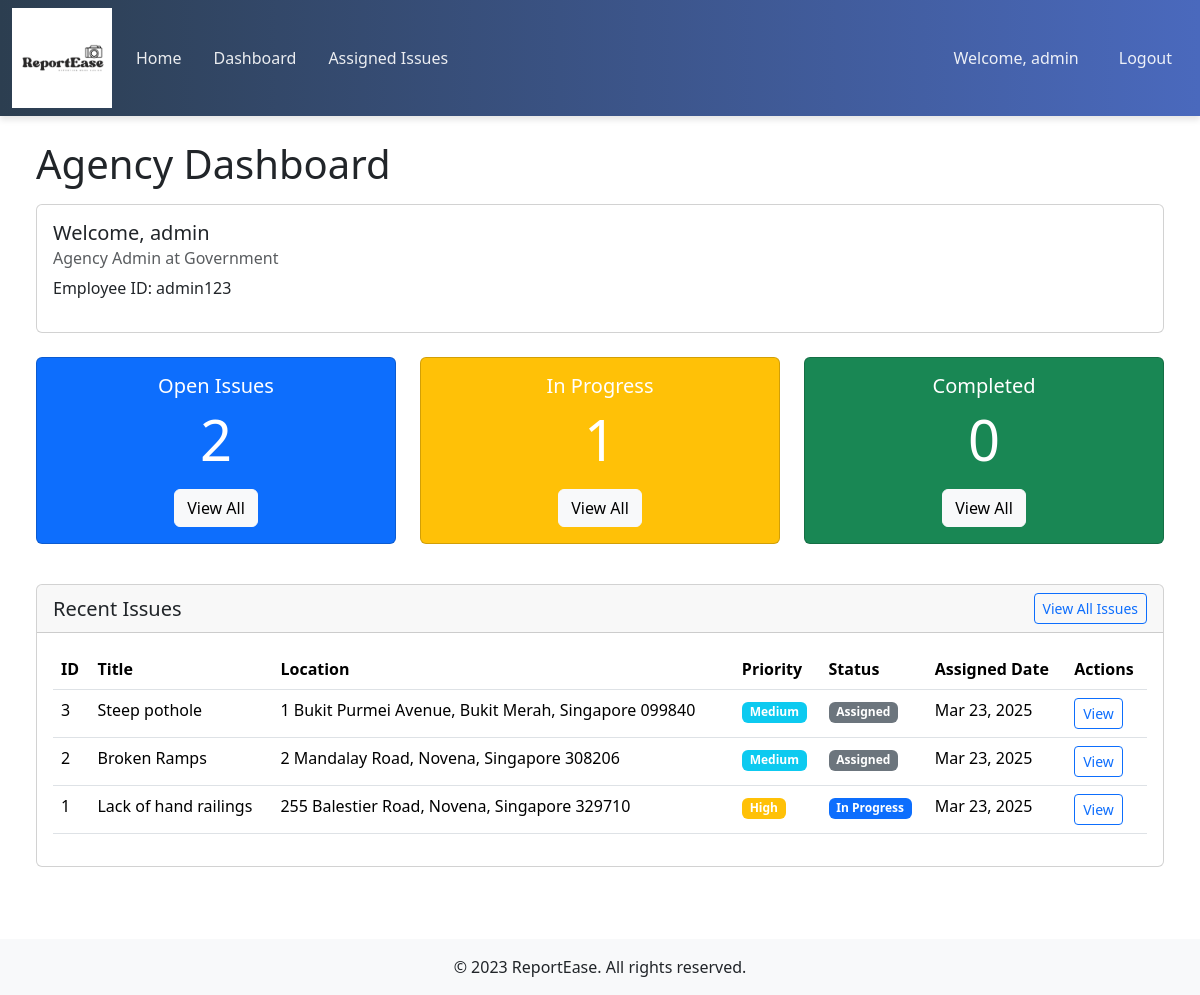
The app's page /agency/dashboard/ (signed in), older data.
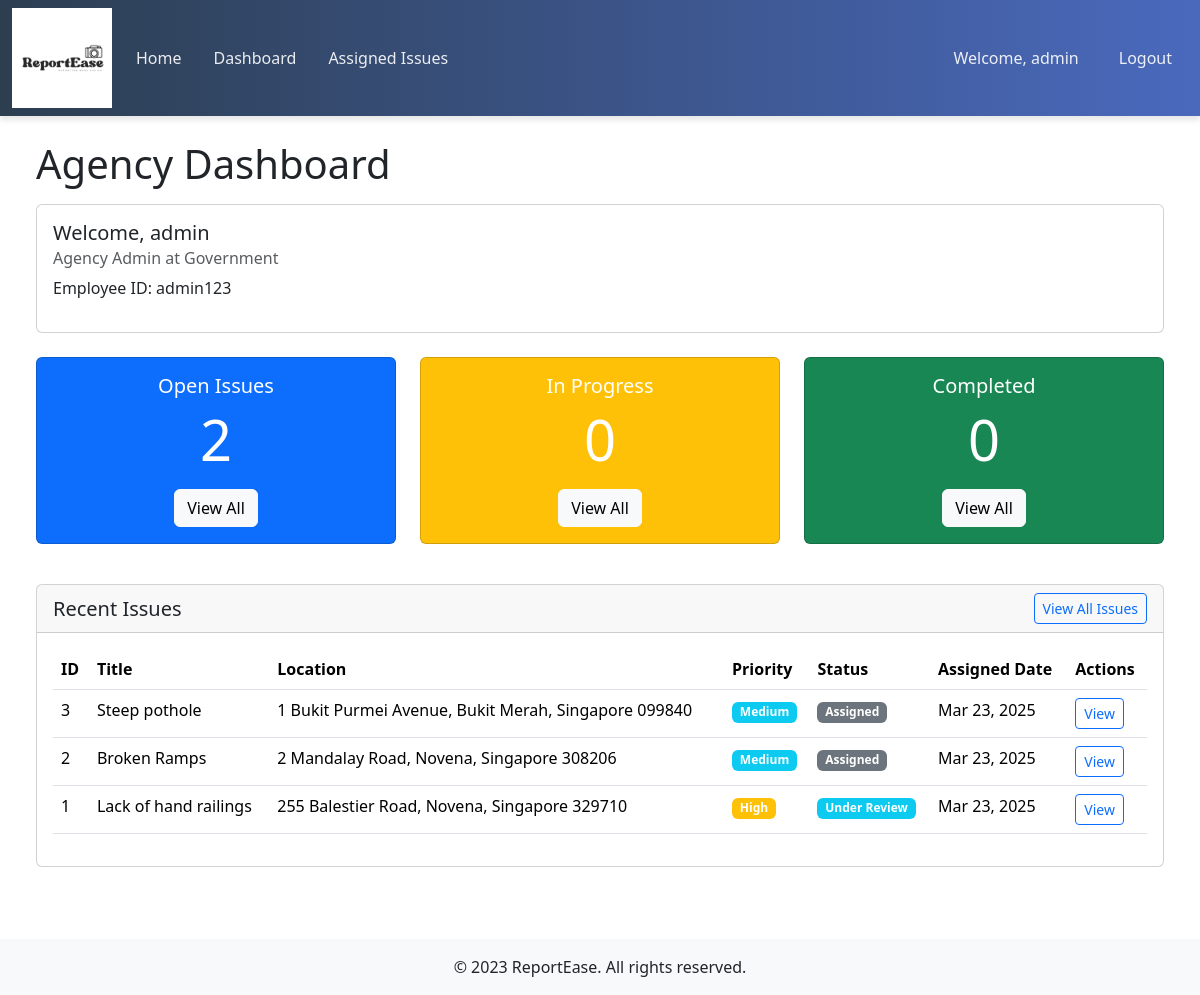
The same page, newer data.
### fypapp/models.py (models this page shows, shortened)
class IssueAssignment(models.Model):
    STATUS_CHOICES = [
        ('assigned', 'Assigned'),
        ('in_progress', 'In Progress'),
        ('under_review', 'Under Review'),
        ('completed', 'Completed'),
        ('rejected', 'Rejected')
    ]
    issue = models.ForeignKey(AccessibilityIssue, on_delete=models.CASCADE, related_name='assignments')
    agency = models.ForeignKey(Agency, on_delete=models.CASCADE, related_name='assigned_issues')
    assigned_to = models.ForeignKey(StaffProfile, on_delete=models.SET_NULL, null=True, blank=True, related_name='assignments')
    assigned_at = models.DateTimeField(auto_now_add=True)
    updated_at = models.DateTimeField(auto_now=True)
    status = models.CharField(max_length=20, choices=STATUS_CHOICES, default='assigned')
    estimated_completion = models.DateField(null=True, blank=True)

class AccessibilityIssue(models.Model):
    PRIORITY_CHOICES = [
        (1, 'Low'),
        (2, 'Medium'),
        (3, 'High'),
        (4, 'Critical')
    ]
    STATUS_CHOICES = [
        ('open', 'Open'),
        ('assigned', 'Assigned to Agency'),
        ('in_progress', 'In Progress'),
        ('resolved', 'Resolved'),
        ('closed', 'Closed')
    ]
    title = models.CharField(max_length=200)
    description = models.TextField()
    location = models.CharField(max_length=200)
    latitude = models.DecimalField(max_digits=9, decimal_places=6)
    longitude = models.DecimalField(max_digits=9, decimal_places=6)
    reported_by = models.ForeignKey(User, on_delete=models.CASCADE)
    created_at = models.DateTimeField(auto_now_add=True)
    updated_at = models.DateTimeField(auto_now=True)
    priority = models.IntegerField(choices=PRIORITY_CHOICES, default=1)
    status = models.CharField(max_length=50, choices=STATUS_CHOICES, default='open')
    current_agency = models.ForeignKey(Agency, on_delete=models.SET_NULL, null=True, blank=True, related_name='current_issues')
    upvotes = models.ManyToManyField(User, related_name='upvoted_issues', blank=True)
    image = models.ImageField(upload_to='issue_images/', null=True, blank=True)

### fypapp/views.py (the view)
# urls.py: path('agency/dashboard/', views.agency_dashboard, name='agency_dashboard'),
@login_required
def agency_dashboard(request):
    try:
        staff_profile = request.user.staff_profile
    except:
        return redirect('home')
    assigned_issues = IssueAssignment.objects.filter(agency=staff_profile.agency)
    open_count = assigned_issues.filter(status='assigned').count()
    in_progress_count = assigned_issues.filter(status='in_progress').count()
    completed_count = assigned_issues.filter(status='completed').count()
    context = {
        'staff_profile': staff_profile,
        'assigned_issues': assigned_issues.order_by('-assigned_at')[:10],
        'open_count': open_count,
        'in_progress_count': in_progress_count,
        'completed_count': completed_count,
    }
    return render(request, 'agency/dashboard.html', context)

### fypapp/templates/agency/dashboard.html (shortened to what the changed rows need)
{% extends 'base.html' %}
{% block content %}
<div class="container-fluid">
    <div class="row mb-4">
        <div class="col-md-12">
            <h1 class="mb-3">Agency Dashboard</h1>
        </div>
    </div>
    <div class="row mb-4">
        <div class="col-md-4">
            <div class="card text-white bg-warning mb-3">
                <div class="card-body text-center">
                    <h5 class="card-title">In Progress</h5>
                    <p class="card-text display-4">{{ in_progress_count }}</p>
                    <a href="{% url 'agency_issue_list' %}?status=in_progress" class="btn btn-light">View All</a>
                </div>
            </div>
        </div>
    </div>
    <div class="row">
        <div class="col-md-12">
            <div class="card">
                <div class="card-body">
                    {% if assigned_issues %}
                        <div class="table-responsive">
                            <table class="table table-hover">
                                <thead>
                                    <tr>
                                        <th>ID</th>
                                        <th>Title</th>
                                        <th>Location</th>
                                        <th>Priority</th>
                                        <th>Status</th>
                                        <th>Assigned Date</th>
                                        <th>Actions</th>
                                    </tr>
                                </thead>
                                <tbody>
                                    {% for assignment in assigned_issues %}
                                    <tr>
                                        <td>{{ assignment.issue.id }}</td>
                                        <td>{{ assignment.issue.title }}</td>
                                        <td>{{ assignment.issue.location }}</td>
                                        <td>
                                            <span class="badge bg-{% if assignment.issue.priority == 4 %}danger{% elif assignment.issue.priority == 3 %}warning{% elif assignment.issue.priority == 2 %}info{% else %}success{% endif %}">
                                                {{ assignment.issue.get_priority_display }}
                                            </span>
                                        </td>
                                        <td>
                                            <span class="badge bg-{% if assignment.status == 'assigned' %}secondary{% elif assignment.status == 'in_progress' %}primary{% elif assignment.status == 'completed' %}success{% elif assignment.status == 'under_review' %}info{% elif assignment.status == 'rejected' %}danger{% endif %}">
                                                {{ assignment.get_status_display }}
                                            </span>
                                        </td>
                                        <td>{{ assignment.assigned_at|date:"M d, Y" }}</td>
                                        <td>
                                            <a href="{% url 'agency_issue_detail' assignment.id %}" class="btn btn-sm btn-outline-primary">View</a>
                                        </td>
                                    </tr>
                                    {% endfor %}
                                </tbody>
                            </table>
                        </div>
                    {% else %}
                        <div class="alert alert-info">No issues have been assigned to your agency yet.</div>
                    {% endif %}
                </div>
            </div>
        </div>
    </div>
</div>
{% endblock %}

Row changes from the older to the newer data that the page shows:
changed IssueAssignment "Lack of hand railings": status "In Progress" → "Under Review"
Text that changed along with them:
{{ in_progress_count }}: "1" → "0"
